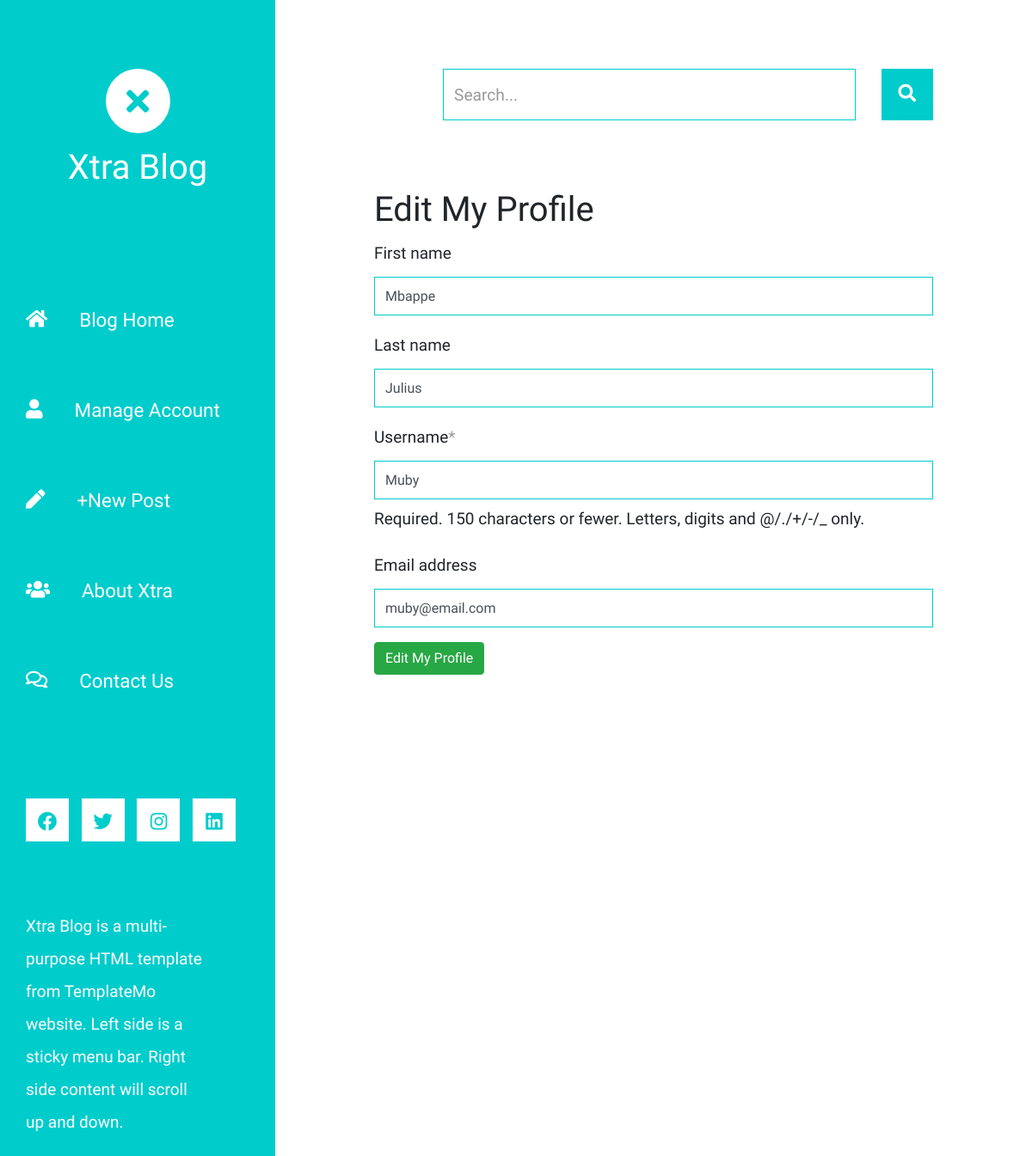
Page /accounts/edit_profile/ (signed in) on the committed database.
### custom_accounts/models.py (models this page shows)
class CustomUser(AbstractUser):
    first_name = models.CharField(max_length=50, blank=True)
    last_name = models.CharField(max_length=50, blank=True)
    photo = models.ImageField(null=False, default="avatar.svg")

### custom_accounts/views.py (the view, shortened to what this page needs)
# urls.py: path("edit_profile/", views.UserEditView.as_view(), name="edit_user"),
class UserEditView(View):
    def get(self, request):
        form = UserEditForm(instance=request.user)
        return render(request, "registration/user_edit_form.html", {"form": form})

### custom_accounts/forms.py
class UserEditForm(forms.ModelForm):
    class Meta:
        model = CustomUser
        fields = ["first_name", "last_name", "username", "email"]

### templates/registration/user_edit_form.html (shortened to what this page needs)
{% extends 'base.html' %}
{% load crispy_forms_tags %}
{% block main %}
    <h1>Edit My Profile</h1>
    <form action="" method="POST">
        {{ form|crispy }}
        <button type="submit" class="btn btn-success">Edit My Profile</button>
    </form>
{% endblock main %}

### rows in the picture
CustomUser: first_name "Mbappe", last_name "Julius", username "Muby", email "muby@email.com"
